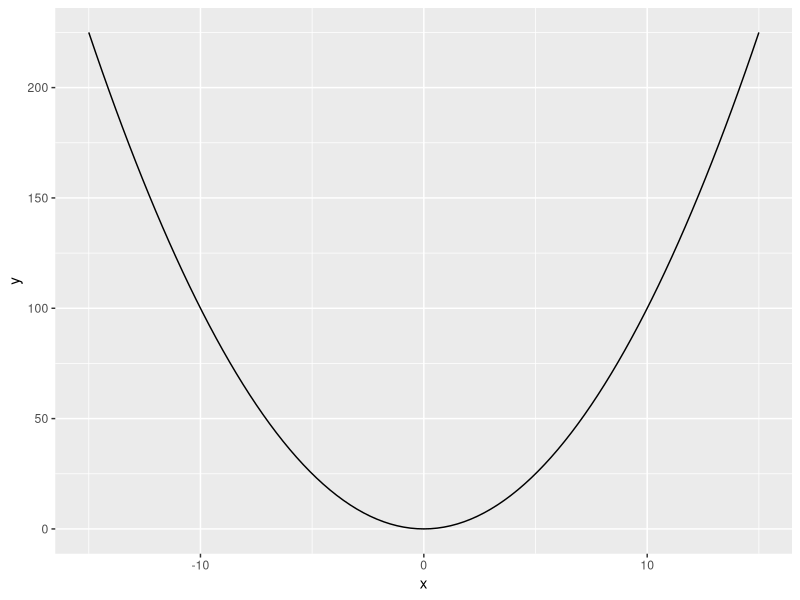

Recreate this plot in R. (Note: this script raises an error after producing the figure.)
## ---- chunk 1
library(ggplot2)
## ---- chunk 2
### 1) Parabola:

quadratic_fun <- function(x){
  x^2
}
## ---- chunk 3
# Basic Plot (Data frame for setting the range)
ggplot(data.frame(x = c(-15,15)), aes(x = x)) +
  stat_function(fun = quadratic_fun) + xlim(c(-15, 15))

## ---- chunk 4
# Parabola Plot With Labels:

ggplot(data.frame(x = c(-15,15)), aes(x = data.frame(x = x))) +
  stat_function(fun = quadratic_fun) + xlim(c(-15, 15)) +
  labs(x = "\n x", y = "y \n") +
  theme(axis.title.x = element_text(face="bold", colour="blue", size = 12),
        axis.title.y = element_text(face="bold", colour="blue", size = 12)) +
  annotate("text", x = 0, y = 200, parse = TRUE, size = 5, fontface = "bold",
           label="y == x^2")
## ---- chunk 5
### 2) Sine Function:

sine_funct <- function(xrange){
  sin(xrange)
}
## ---- chunk 6
# Sine Graph Plot With Labels:

sinePlot <- ggplot(data.frame(x = c(-10*pi, 10*pi)), aes(x = x)) +
  stat_function(fun = sine_funct) + xlim(c(-5*pi, 5*pi)) + ylim(c(-3, 3)) +
  labs(x = "\n x", y = "y \n") +
  theme(axis.title.x = element_text(face="bold", colour="blue", size = 12),
        axis.title.y = element_text(face="bold", colour="blue", size = 12)) +
  annotate("text", x = 0, y = 2.5, parse = TRUE, size = 5, fontface = "bold",
           label="y == sin(x)")

# Output the graph:
sinePlot
## ---- chunk 7
# Add a line y = 0 to sine plot:

sinePlot + geom_hline(yintercept = 0, linetype = "dotted", colour = "red")
## ---- chunk 8
### 3) Absolute Function:

absolute_funct <- function(x){
  ifelse(x >=0, x, - x)
}

# Absolute Value Plot:

ggplot(data.frame(x = c(-10, 10)), aes(x = x)) +
  stat_function(fun = absolute_funct) + xlim(c(-15, 15)) +
  labs(x = "\n x", y = "y \n") +
  theme(plot.title = element_text(hjust = 0.5), 
        axis.title.x = element_text(face="bold", colour="blue", size = 12),
        axis.title.y = element_text(face="bold", colour="blue", size = 12)) +
  annotate("text", x = 0, y = 13, parse = TRUE, size = 5, fontface = "bold",
           label="y == abs(x)")
## ---- chunk 9
# 4) Square Root Function

sqroot_funct <- function(x){
  if (x >= 0) {
    sqrt(x)
  }
}

# Square Root Plot With Labels:

ggplot(data.frame(x = c(0, 20)), aes(x = x)) +
  stat_function(fun = sqroot_funct) + xlim(c(0, 15)) + ylim(c(-1, 5)) +
  labs(x = "\n x", y = "y \n") +
  theme(axis.title.x = element_text(face="bold", colour="blue", size = 12),
        axis.title.y = element_text(face="bold", colour="blue", size = 12)) +
  annotate("text", x = 10, y = 0, parse = TRUE, size = 5, fontface = "bold",
           label="y == sqrt(x)")
